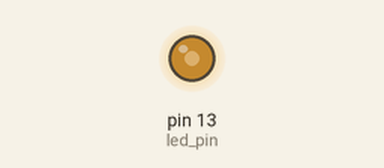
Recording of a sketch running on a simulated Arduino Uno, built with avr-gcc and run on an emulated ATmega328P. Shown: output pins drawn as LEDs (lit = HIGH). What the sketch prints to the serial monitor is not drawn.

Above: at 0.2 s.
Timing chart, 0 to 1.7 s (numbered marks = the images above):
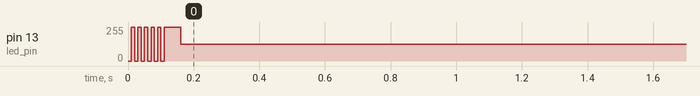

The sketch:

encodRecord.ino
```cpp
#include <MsTimer2.h>
//--------------------------------
#define WHEEL_DIAMETER 0.069
#define PULSES_PER_REVOLUTION 48.0
#define AXLE_LENGTH 0.125

struct position
{
  float x;        /* meter */
  float y;        /* meter */
  float theta;    /* radian (counterclockwise from x-axis) */
};
struct position current_position;
void initialize_odometry()
{
  current_position.x = 0.0;
  current_position.y = 0.0;
  current_position.theta = 0.0;
}
//--------------------------------

// Switch on LED on and off each half second
#if ARDUINO >= 100
const int led_pin = LED_BUILTIN;  // 1.0 built in LED pin var
#else
const int led_pin = 13;     // default to pin 13
#endif
#define encR_A 1//21
#define encR_B 2//20
#define encL_A 5
#define encL_B  6
int lim=30;
#include <SD.h>
#include <SPI.h>
volatile  int encR_pos = 0;
volatile  int encL_pos = 0;
volatile  int encR_posH = 0;
volatile  int encL_posH = 0;
volatile int right_count=0;    /* Right wheel odometer */
volatile int left_count=0;
int lastR;
int lastL;
const int chipSelect = 4;
const int led = LED_BUILTIN;    // the number of the LED pin
int ledState = LOW;
volatile unsigned long blinkCount = 0;
/// Variables will change :
            // ledState used to set the LED
// Generally, you should use "unsigned long" for variables that hold time
// The value will quickly become too large for an int to store
unsigned long previousMillis = 0;        // will store last time LED was updated
// constants won't change :
const long interval = 10;           // interval at which to blink (milliseconds)
double l=41.5;
double r=3.656;

double tt;
double a=0;
double la=0;
double lb=0;
double b=0;
double rr;
//double x;
//double y;
double bx;
double by;
double ax;
double ay;
double bb;
double aa;


unsigned long bblinkCopy=0;
double time1;
 double time2;
 double pt1;
  double pt2;
  double kpa=1,kpb=1;
  double pida=0,pidb=0;
  double errora,errorb;
int cpr;
int cpm;
void encR()
{
  if (digitalRead(encR_B)){ encR_pos++;encR_posH++;right_count++;}
  else {encR_pos--;encR_posH--;right_count--;}
}
void encL()
{
  if (digitalRead(encL_B)){ encL_pos++;encL_posH++;left_count++;}
  else {encL_pos--;encL_posH--;left_count--;}
}
//void encR()
//{
//   if (digitalRead(encR_A) == HIGH) {   // found a low-to-high on channel A
//    if (digitalRead(encR_B) == LOW) {  // check channel B to see which way
//                                             // encoder is turning
//      encR_pos--;         // CCW
//    }
//    else {
//      encR_pos++;         // CW
//    }
//  }
//  else                                        // found a high-to-low on channel A
//  {
//    if (digitalRead(encR_B) == LOW) {   // check channel B to see which way
//                                              // encoder is turning
//      encR_pos++;          // CW
//    }
//    else {
//      encR_pos = encR_pos--;          // CCW
//    }
//}}
//void encL()
//{
//   if (digitalRead(encL_A) == HIGH) {   // found a low-to-high on channel A
//    if (digitalRead(encL_B) == LOW) {  // check channel B to see which way
//                                             // encoder is turning
//      encL_pos --;         // CCW
//    }
//    else {
//      encL_pos ++;         // CW
//    }
//  }
//  else                                        // found a high-to-low on channel A
//  {
//    if (digitalRead(encL_B) == LOW) {   // check channel B to see which way
//                                              // encoder is turning
//      encL_pos++;          // CW
//    }
//    else {
//      encL_pos--;          // CCW
//    }
//}
//
//}
void setup() {
     pinMode(led_pin, OUTPUT);

    MsTimer2::set(10, flash); // 500ms period
    MsTimer2::start();

    pinMode(encR_B, INPUT_PULLUP);
    pinMode(encR_A, INPUT_PULLUP);
    pinMode(encL_B, INPUT_PULLUP);
    pinMode(encL_A, INPUT_PULLUP);
    attachInterrupt(digitalPinToInterrupt(encR_A), encR, RISING);
    attachInterrupt(digitalPinToInterrupt(encL_A), encL, RISING);
    Serial.begin (9600);
    Serial.println("start");
    delay(10);
  //  Timer1.initialize(1000);
  //  Timer1.attachInterrupt(blinkLED);
    int ledState = LOW;
  volatile unsigned long blinkCount = 0;
   //Serial.print("Initializing SD card...");

    // see if the card is present and can be initialized:
  //  if (!SD.begin(chipSelect)) {
  //    Serial.println("Card failed, or not present");
  //    // don't do anything more:
  //    return;
  //  }
  //  Serial.println("card initialized.");
  //  //  Serial1.write(32);
  //}
}
double rrpm=0;
double lrpm=0;

void flash()
{

rrpm=encR_pos/10;
lrpm=encL_pos/10;
encR_pos=0;
encL_pos=0;
  static boolean output = HIGH;
  digitalWrite(led_pin, output);
  output = !output;
}
//void blinkLED(void)
//{
//  if (ledState == LOW) {
//    ledState = HIGH;
//    blinkCount = blinkCount + 1;  // increase when LED turns on
//  } else {
//    ledState = LOW;
//  }
//  digitalWrite(led, ledState);
//}
void rev()
{
 a=(2*PI*r*encR_pos)/1024;
 b=(2*PI*r*encL_pos)/1024;
}

//void xxyy()
//{
//  if (a!=b)
//  {rr=(a*l)/(b-a);
//  tt=(b-a)/l;
//  y=(l/2+rr)*sin(tt);
//  x=(l/2+rr)*cos(tt);
//  ay=rr*sin(tt);
//  ax=rr*cos(tt);
//  bx=(rr+l)*cos(tt);
//  by=(rr+l)*sin(tt);
//  }
//}
 //
void loop()
{  unsigned long blinkCopy=0;
   rev();
  // xxyy();
   //xxyy();
   while(Serial.available())
   {char m=Serial.read();
   if ('m'==m)
  { encL_pos=0;
   encR_pos=0;}
   }
 //  blinkLED();
//   noInterrupts();
 //  blinkCopy = blinkCount;
  /// interrupts();
  //
 // if (!((lastL == encL_pos)&&(lastR ==encR_pos)))
  {double r=(a-la);//(blinkCopy-bblinkCopy);
  double g=(b-lb);//(blinkCopy-bblinkCopy);
//  String dataString =(String)blinkCopy+" "+(String)encR_pos+" "+(String)encL_pos+" "+(String)a+" "+(String)b+" ";//+(String)r+" "+(String)g ;
   ///File dataFile = SD.open("datalog.txt", FILE_WRITE);
  // if the file is available, write to it:
//  if (dataFile) {
//    dataFile.println(dataString);
//    dataFile.close();
//    // print to the serial port too:
//    Serial.println(dataString);
//  }
//   else {
//    Serial.println("error opening datalog.txt");
//  }
  Serial.print(blinkCopy); Serial.print(" ");Serial.print(rrpm); Serial.print(" "); Serial.print(lrpm); Serial.print(" ");  Serial.print(a); Serial.print(" "); Serial.print(b);Serial.print(" ");Serial.print(r);Serial.print(" ");Serial.println(g);//Serial.print(" ");// Serial.print(x); Serial.print(" "); Serial.print(y);Serial.print(" "); Serial.print(ax); Serial.print(" "); Serial.print(ay);Serial.print(" "); Serial.print(bx); Serial.print(" "); Serial.println(by);
 //Serial.print(blinkCopy);Serial.print(" ");  Serial.print(encR_pos); Serial.print(" "); Serial.println(encL_pos);//Serial.print(" ");  //Serial.print(pida); Serial.print(" "); Serial.println(pidb);
  }
  bblinkCopy=blinkCopy;
  lastR = encR_pos;
  lastL = encL_pos;
  la=a;
  lb=b;
 }
```

position.ino
```cpp
void odometer_thread()
{
  float dist_left;
  float dist_right;
  int left_ticks;
  int right_ticks;
  float expr1;
  float cos_current;
  float sin_current;
  float right_minus_left;
  float MUL_COUNT;

  MUL_COUNT  = PI * WHEEL_DIAMETER / PULSES_PER_REVOLUTION;

  while(1)
  {
    noInterrupts();        /* Ensure we don't lose any odometer counts */
    left_ticks = left_count;
    right_ticks = right_count;
    left_count = 0;
    right_count = 0;
    interrupts();

    dist_left = (float)left_ticks * MUL_COUNT;
    dist_right = (float)right_ticks * MUL_COUNT;

    cos_current = cos(current_position.theta);
    sin_current = sin(current_position.theta);

    if (left_ticks == right_ticks)
    {
      /* Moving in a straight line */
      current_position.x += dist_left * cos_current;
      current_position.y += dist_left * sin_current;
    }
    else
    {
      /* Moving in an arc */
      expr1 = AXLE_LENGTH * (dist_right + dist_left)/ 2.0 / (dist_right - dist_left);
      right_minus_left = dist_right - dist_left;
      current_position.x += expr1 * (sin(right_minus_left /AXLE_LENGTH + current_position.theta) - sin_current);
      current_position.y -= expr1 * (cos(right_minus_left /AXLE_LENGTH + current_position.theta) - cos_current);
      /* Calculate new orientation */
      current_position.theta += right_minus_left / AXLE_LENGTH;
      /* Keep in the range -PI to +PI */
      while(current_position.theta > PI)
        current_position.theta -= (2.0*PI);
      while(current_position.theta < -PI)
        current_position.theta += (2.0*PI);
    }


  }
}
```
